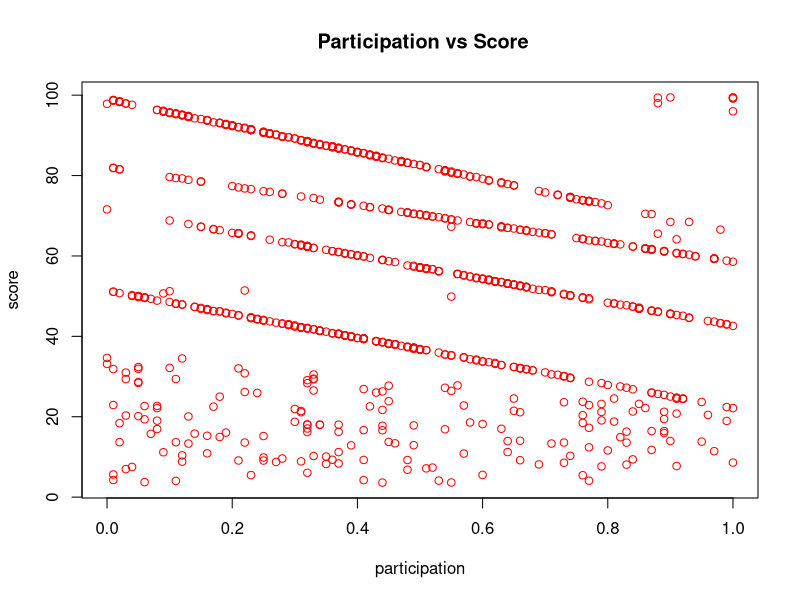
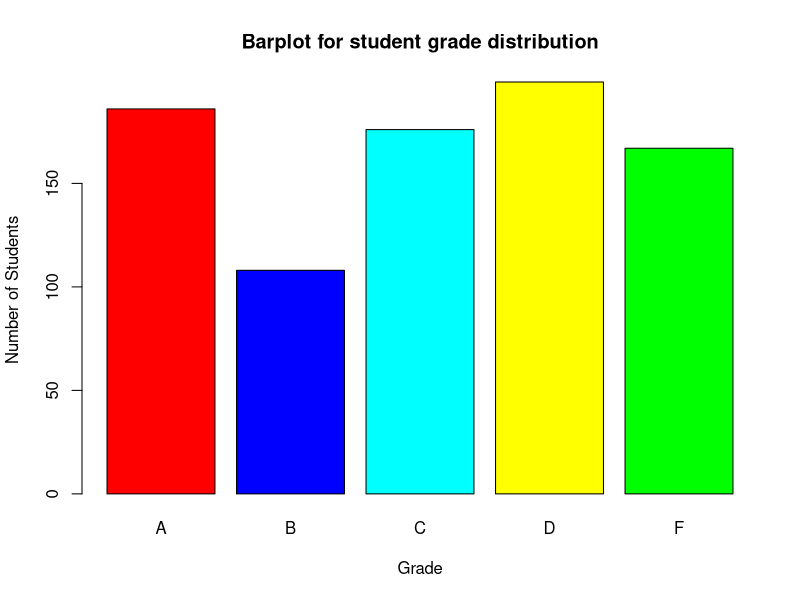
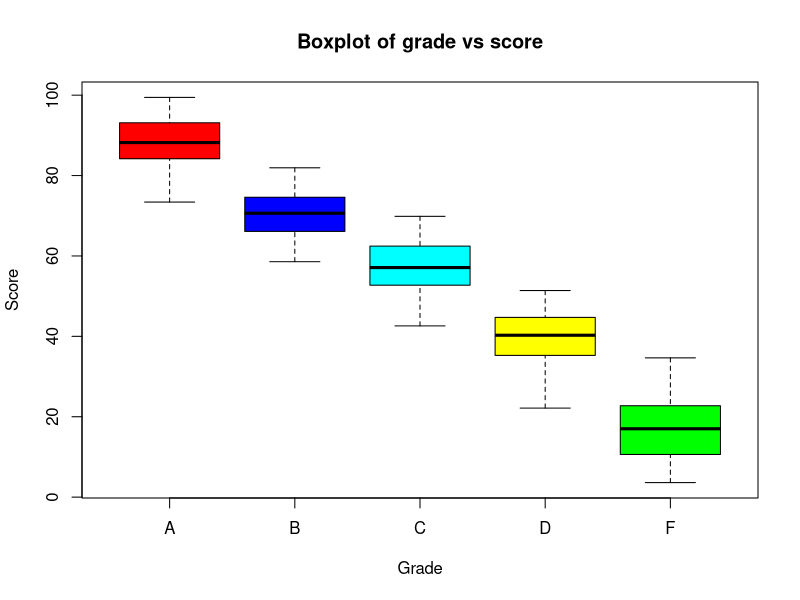
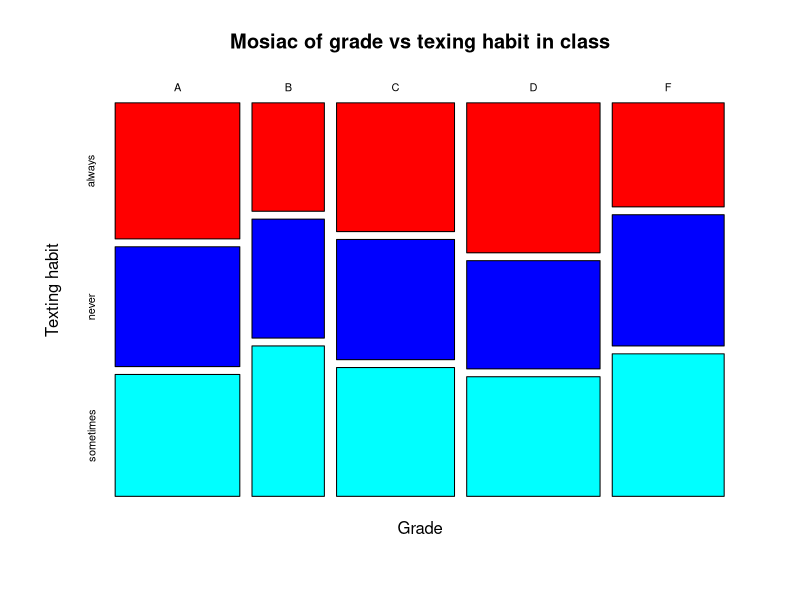

Write the R code that produced these figures, in order.
## ---- chunk 1
moody<-read.csv("./files/dataset/moody2020b.csv") #static Load
# moody<-read.csv("") #web load
# head(moody)

knitr::kable(
  head(moody, 10), caption = 'Snippet of Moody Dataset',
  booktabs = TRUE
)

## ---- chunk 2
# Let's look at a 2 attribute scatter plot.

plot(moody$participation,moody$score,ylab="score",xlab="participation",main=" Participation vs Score",col="red")


## ---- chunk 3
colors<- c('red','blue','cyan','yellow','green') # Assigning different colors to bars

#lets make a table for the grades of students and counts of students for each Grade. 

t<-table(moody$grade)

#once we have the table lets create a barplot for it.

barplot(t,xlab="Grade",ylab="Number of Students",col=colors,
main="Barplot for student grade distribution",border="black")
## ---- chunk 4
#Suppose you want to find the distribution of students score per Grade. We use box plot for getting that. 
boxplot(score~grade,data=moody,xlab="Grade",ylab="Score", main="Boxplot of grade vs score",col=colors,border="black")

# the circles represent outliers.
## ---- chunk 5

#suppose you want to find numbers of students with a particular grade based on their texting habits. Use Mosiac-plot.

mosaicplot(moody$grade~moody$texting,xlab = 'Grade',ylab = 'Texting habit', main = "Mosiac of grade vs texing habit in class",col=colors,border="black")


